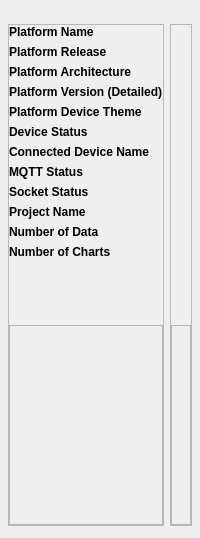
               <widget class="QWidget" name="tab_debug">
                <attribute name="title">
                 <string>Debug</string>
                </attribute>
                <layout class="QHBoxLayout" name="horizontalLayout_14" stretch="1,2">
                 <property name="leftMargin">
                  <number>8</number>
                 </property>
                 <property name="topMargin">
                  <number>24</number>
                 </property>
                 <property name="rightMargin">
                  <number>8</number>
                 </property>
                 <property name="bottomMargin">
                  <number>12</number>
                 </property>
                 <item>
                  <widget class="QFrame" name="frame_stat_left">
                   <property name="styleSheet">
                    <string notr="true">font-weight: bold;</string>
                   </property>
                   <property name="frameShape">
                    <enum>QFrame::StyledPanel</enum>
                   </property>
                   <property name="frameShadow">
                    <enum>QFrame::Raised</enum>
                   </property>
                   <layout class="QVBoxLayout" name="verticalLayout_37">
                    <property name="leftMargin">
                     <number>0</number>
                    </property>
                    <property name="topMargin">
                     <number>0</number>
                    </property>
                    <property name="rightMargin">
                     <number>0</number>
                    </property>
                    <property name="bottomMargin">
                     <number>0</number>
                    </property>
                    <item>
                     <widget class="QLabel" name="stat">
                      <property name="text">
                       <string>Platform Name</string>
                      </property>
                     </widget>
                    </item>
                    <item>
                     <widget class="QLabel" name="stat_2">
                      <property name="text">
                       <string>Platform Release</string>
                      </property>
                     </widget>
                    </item>
                    <item>
                     <widget class="QLabel" name="stat_3">
                      <property name="text">
                       <string>Platform Architecture</string>
                      </property>
                     </widget>
                    </item>
                    <item>
                     <widget class="QLabel" name="stat_4">
                      <property name="text">
                       <string>Platform Version (Detailed)</string>
                      </property>
                     </widget>
                    </item>
                    <item>
                     <widget class="QLabel" name="stat_5">
                      <property name="text">
                       <string>Platform Device Theme</string>
                      </property>
                     </widget>
                    </item>
                    <item>
                     <widget class="QLabel" name="stat_6">
                      <property name="text">
                       <string>Device Status</string>
                      </property>
                     </widget>
                    </item>
                    <item>
                     <widget class="QLabel" name="stat_7">
                      <property name="text">
                       <string>Connected Device Name</string>
                      </property>
                     </widget>
                    </item>
                    <item>
                     <widget class="QLabel" name="stat_8">
                      <property name="text">
                       <string>MQTT Status</string>
                      </property>
                     </widget>
                    </item>
                    <item>
                     <widget class="QLabel" name="stat_9">
                      <property name="text">
                       <string>Socket Status</string>
                      </property>
                     </widget>
                    </item>
                    <item>
                     <widget class="QLabel" name="stat_10">
                      <property name="text">
                       <string>Project Name</string>
                      </property>
                     </widget>
                    </item>
                    <item>
                     <widget class="QLabel" name="stat_11">
                      <property name="text">
                       <string>Number of Data</string>
                      </property>
                     </widget>
                    </item>
                    <item>
                     <widget class="QLabel" name="stat_12">
                      <property name="text">
                       <string>Number of Charts</string>
                      </property>
                     </widget>
                    </item>
                    <item>
                     <widget class="QLabel" name="stat_13">
                      <property name="text">
                       <string/>
                      </property>
                     </widget>
                    </item>
                    <item>
                     <widget class="QLabel" name="stat_14">
                      <property name="text">
                       <string/>
                      </property>
                     </widget>
                    </item>
                    <item>
                     <widget class="QLabel" name="stat_15">
                      <property name="text">
                       <string/>
                      </property>
                     </widget>
                    </item>
                    <item>
                     <widget class="QFrame" name="space_fr">
                      <property name="minimumSize">
                       <size>
                        <width>0</width>
                        <height>200</height>
                       </size>
                      </property>
                      <property name="frameShape">
                       <enum>QFrame::StyledPanel</enum>
                      </property>
                      <property name="frameShadow">
                       <enum>QFrame::Raised</enum>
                      </property>
                     </widget>
                    </item>
                   </layout>
                  </widget>
                 </item>
                 <item>
                  <widget class="QFrame" name="frame_stat_right">
                   <property name="frameShape">
                    <enum>QFrame::StyledPanel</enum>
                   </property>
                   <property name="frameShadow">
                    <enum>QFrame::Raised</enum>
                   </property>
                   <layout class="QVBoxLayout" name="verticalLayout_38">
                    <property name="leftMargin">
                     <number>0</number>
                    </property>
                    <property name="topMargin">
                     <number>0</number>
                    </property>
                    <property name="rightMargin">
                     <number>0</number>
                    </property>
                    <property name="bottomMargin">
                     <number>0</number>
                    </property>
                    <item>
                     <widget class="QLabel" name="stat2">
                      <property name="text">
                       <string/>
                      </property>
                     </widget>
                    </item>
                    <item>
                     <widget class="QLabel" name="stat2_2">
                      <property name="text">
                       <string/>
                      </property>
                     </widget>
                    </item>
                    <item>
                     <widget class="QLabel" name="stat2_3">
                      <property name="text">
                       <string/>
                      </property>
                     </widget>
                    </item>
                    <item>
                     <widget class="QLabel" name="stat2_4">
                      <property name="text">
                       <string/>
                      </property>
                     </widget>
                    </item>
                    <item>
                     <widget class="QLabel" name="stat2_5">
                      <property name="text">
                       <string/>
                      </property>
                     </widget>
                    </item>
                    <item>
                     <widget class="QLabel" name="stat2_6">
                      <property name="text">
                       <string/>
                      </property>
                     </widget>
                    </item>
                    <item>
                     <widget class="QLabel" name="stat2_7">
                      <property name="text">
                       <string/>
                      </property>
                     </widget>
                    </item>
                    <item>
                     <widget class="QLabel" name="stat2_8">
                      <property name="text">
                       <string/>
                      </property>
                     </widget>
                    </item>
                    <item>
                     <widget class="QLabel" name="stat2_9">
                      <property name="text">
                       <string/>
                      </property>
                     </widget>
                    </item>
                    <item>
                     <widget class="QLabel" name="stat2_10">
                      <property name="text">
                       <string/>
                      </property>
                     </widget>
                    </item>
                    <item>
                     <widget class="QLabel" name="stat2_11">
                      <property name="text">
                       <string/>
                      </property>
                     </widget>
                    </item>
                    <item>
                     <widget class="QLabel" name="stat2_12">
                      <property name="text">
                       <string/>
                      </property>
                     </widget>
                    </item>
                    <item>
                     <widget class="QLabel" name="stat2_13">
                      <property name="text">
                       <string/>
                      </property>
                     </widget>
                    </item>
                    <item>
                     <widget class="QLabel" name="stat2_14">
                      <property name="text">
                       <string/>
                      </property>
                     </widget>
                    </item>
                    <item>
                     <widget class="QLabel" name="stat2_15">
                      <property name="text">
                       <string/>
                      </property>
                     </widget>
                    </item>
                    <item>
                     <widget class="QFrame" name="space_fr_2">
                      <property name="minimumSize">
                       <size>
                        <width>0</width>
                        <height>200</height>
                       </size>
                      </property>
                      <property name="frameShape">
                       <enum>QFrame::StyledPanel</enum>
                      </property>
                      <property name="frameShadow">
                       <enum>QFrame::Raised</enum>
                      </property>
                     </widget>
                    </item>
                   </layout>
                  </widget>
                 </item>
                </layout>
               </widget>
